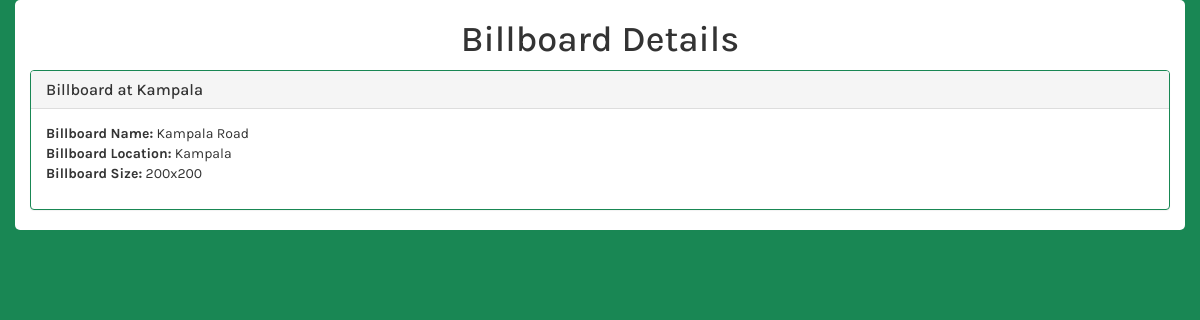
Before: /billboard.php?id=1 (signed in) with the older database file.
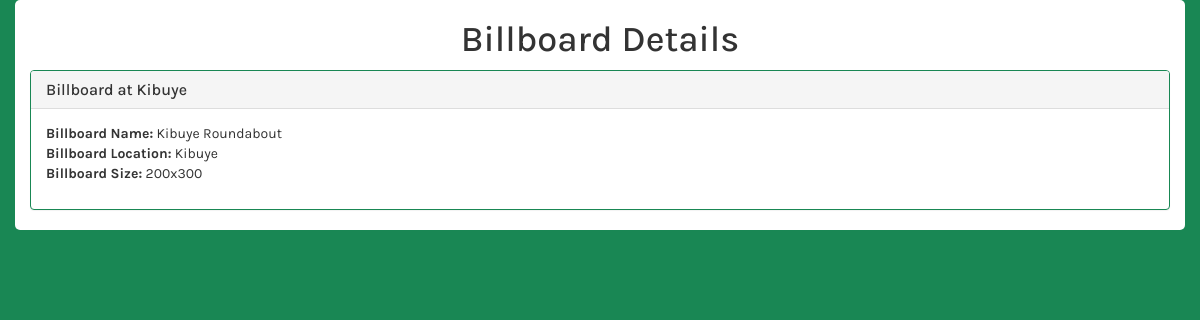
After: the same page with the newer database file.
### tables this page shows
CREATE TABLE billboards (
    id INTEGER PRIMARY KEY AUTOINCREMENT,
    name CHAR(128) NOT NULL,
    location CHAR(128) NOT NULL,
    size TEXT,
    image TEXT,
    status TEXT CHECK(status IN ('active', 'inactive')) NOT NULL DEFAULT 'active',
    client TEXT,
    startdate DATE,
    enddate DATE,
    addedby INTEGER,
    FOREIGN KEY(addedby) REFERENCES users(id)
);

### billboard.php (the view, shortened to what this page needs)
<?php include 'databaseConnection.php';
$sql = "SELECT * FROM billboards WHERE id = :id";
$stmt = $db->prepare($sql);
$stmt->bindParam(':id', $id);
$stmt->execute();
$billboard = $stmt->fetch(PDO::FETCH_ASSOC);
?>
<!DOCTYPE html>
<html>
<head>
    <link rel="stylesheet" href="https://maxcdn.bootstrapcdn.com/bootstrap/3.3.7/css/bootstrap.min.css">
</head>
<body>
    <div class="container">
        <h1>Billboard Details</h1>
        <div class="panel panel-default">
            <div class="panel-heading">
                <h3 class="panel-title">Billboard at <?php echo $billboard['location']; ?></h3>
            </div>
            <div class="panel-body">
                <p>
                    <strong>Billboard Name:</strong> <?php echo $billboard['name']; ?><br>
                    <strong>Billboard Location:</strong> <?php echo $billboard['location']; ?><br>
                    <strong>Billboard Size:</strong> <?php echo $billboard['size']; ?><br>
                </p>
            </div>
        </div>
    </div>
</body>
</html>

Changed rows visible on the page:
changed billboards: location "Kampala" → "Kibuye"; name "Kampala Road" → "Kibuye Roundabout"; size "200x200" → "200x300"
